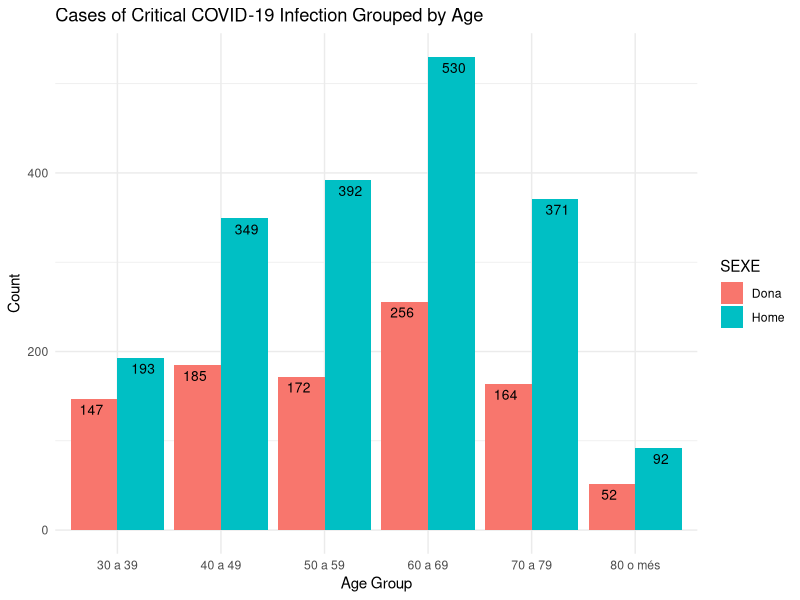
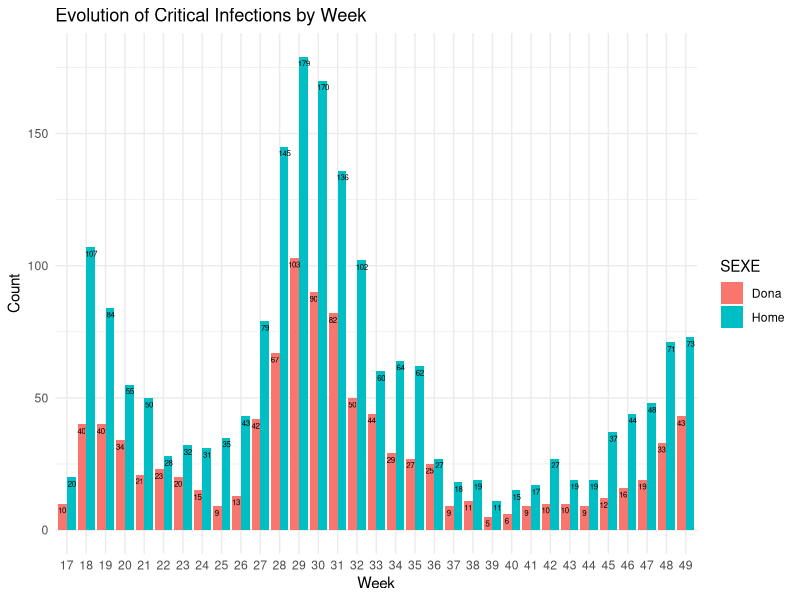
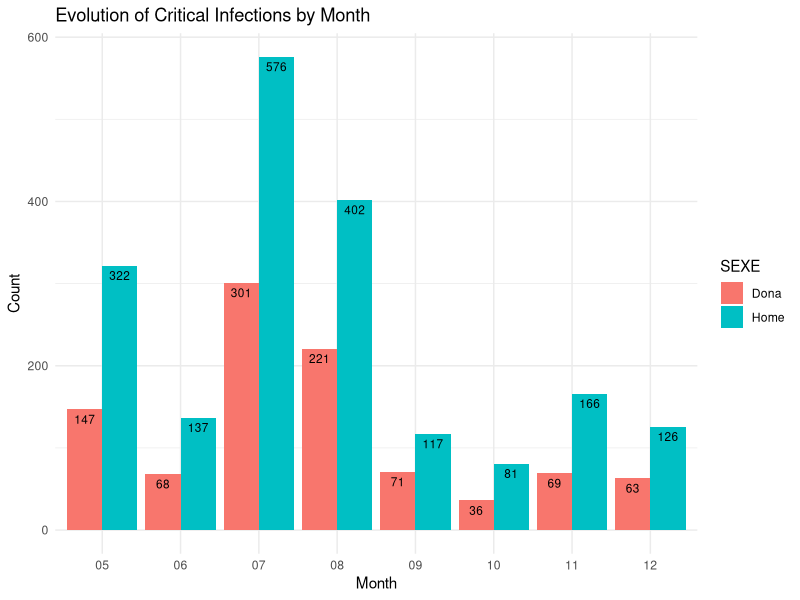
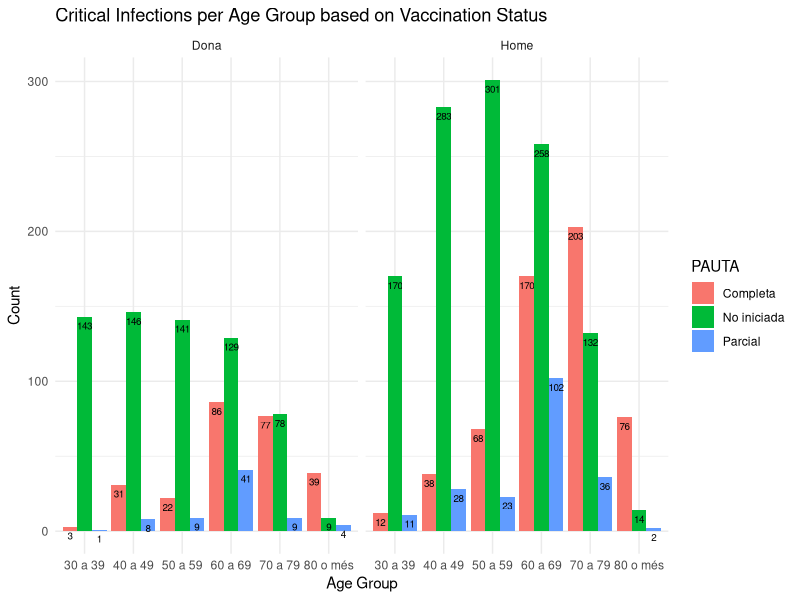
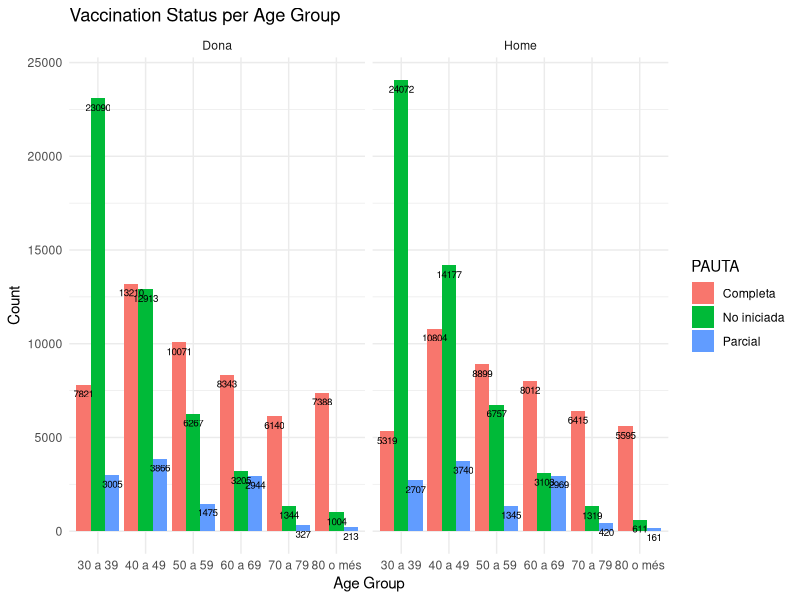
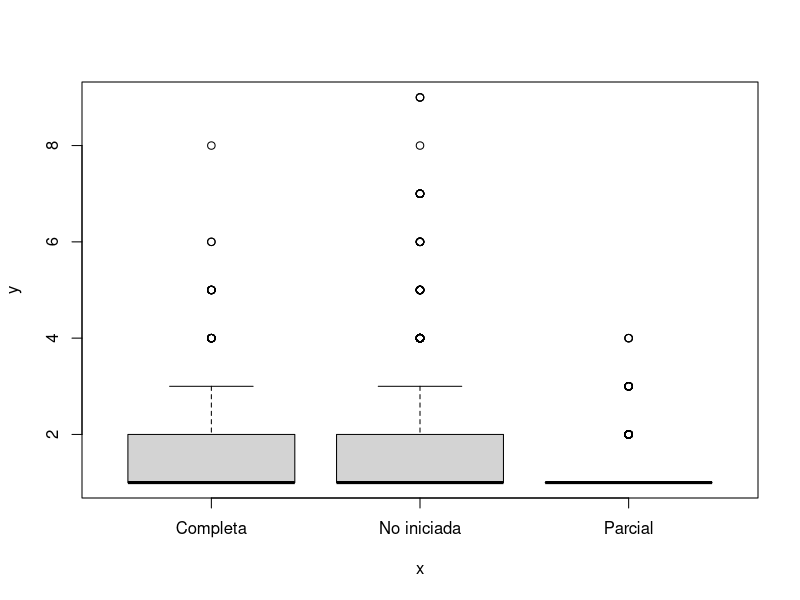
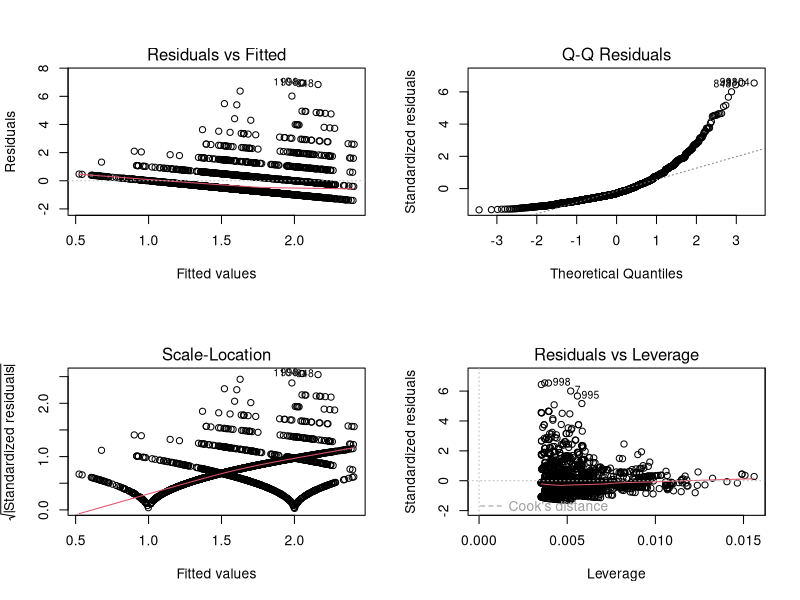
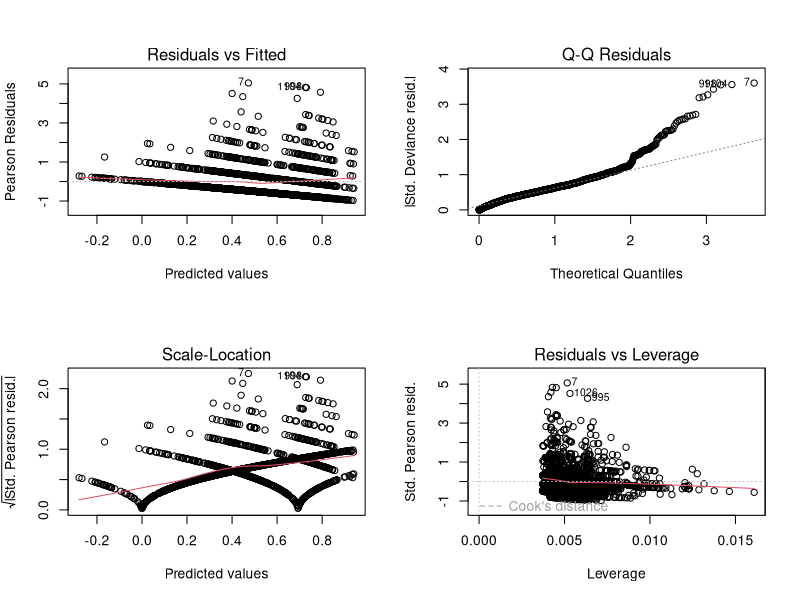

Write the R code that produced these figures, in order.
## ---- chunk 1
rm(list = ls())
knitr::opts_chunk$set(echo = TRUE, warning = F, fig.width = 10)
# setwd("/home/ajo/gitRepos/glm/Deliverable")
library(dplyr)
library(lubridate)
library(ggplot2)
## ---- chunk 2
data <- read.csv("Impacte_del_COVID-19.csv") # Data updated 17.12.21.

clean <- function(data){
  data$DATA <- as.Date(data$DATA, format = "%d/%m/%Y")
  #data$DATA <- parse_date_time(data$DATA, orders = "%d/%m/%Y")
  data$EDAT <- as.factor(data$EDAT)
  covid.data <- data %>% filter(DATA >= "2021-05-01" & DATA < "2021-12-13") %>% 
        filter(EDAT %in% c("30 a 39", "40 a 49", "50 a 59", "60 a 69", "70 a 79", "80 o més"))
        # People with EDAT "No classificat" are not added (these are the same people as "No classificat" in SEXE).
  
  covid.data$PAUTA <- factor(covid.data$PAUTA)
  covid.data$SEXE <- factor(covid.data$SEXE)
  
  # Create week and month variables.
  covid.data$Week <- as.factor(strftime(covid.data$DATA, format = "%W"))
  covid.data$Month <- as.factor(strftime(covid.data$DATA, format = "%m"))
  
  return(covid.data)
}
covid.data <- clean(data) %>% filter(ESDEVENIMENT == "Crítics")
## ---- chunk 3
covid.data.women <- covid.data %>% filter(SEXE == "Dona")
covid.data.men <- covid.data %>% filter(SEXE == "Home")
## ---- chunk 4
count.in.age.group <- function(data){
  data %>% group_by(SEXE, EDAT) %>% summarise(Count = sum(RECOMPTE), .groups = "keep")
}

all <- count.in.age.group(covid.data)
ggplot(all, aes(x = EDAT, y = Count)) + 
  labs(x = "Age Group", y = "Count") +
  geom_col(aes(fill = SEXE), position = "dodge") +
  geom_text(aes(label=Count, group= SEXE), vjust = 1.6, color="black", 
            size=3.5, position = position_dodge(width = 1)) +
  ggtitle("Cases of Critical COVID-19 Infection Grouped by Age") +
  theme_minimal()
## ---- chunk 5
count.each.week <- function(data){
  data %>% group_by(SEXE, Week) %>% summarise(Count = sum(RECOMPTE), .groups = "keep")
}

week.data <- count.each.week(covid.data)
ggplot(data = week.data, aes(x = as.factor(Week), y = Count)) +
  labs(x = "Week", y = "Count") +
  geom_col(aes(fill = SEXE), position = "dodge") +
  geom_text(aes(label=Count, group= SEXE), vjust = 1.6, color="black", 
            size=2, position = position_dodge(width = 1)) +
  ggtitle("Evolution of Critical Infections by Week") +
  theme_minimal()

count.each.month <- function(data){
  data %>% group_by(SEXE, Month) %>% summarise(Count = sum(RECOMPTE), .groups = "keep")
}

month.data <- count.each.month(covid.data)
ggplot(data = month.data, aes(x = as.factor(Month), y = Count)) +
  labs(x = "Month", y = "Count") +
  geom_col(aes(fill = SEXE), position = "dodge") +
  geom_text(aes(label=Count, group= SEXE), vjust = 1.6, color="black", 
            size=3, position = position_dodge(width = 0.9)) +
  ggtitle("Evolution of Critical Infections by Month") +
  theme_minimal()
## ---- chunk 6
group.by.vacc.age.gender <- function(data){
  data %>% group_by(SEXE, EDAT, PAUTA) %>% summarise(Count = sum(RECOMPTE), .groups = "keep")
}
d5 <- group.by.vacc.age.gender(covid.data)

ggplot(d5, aes(x = EDAT, y = Count)) + 
  labs(x = "Age Group", y = "Count") +
  geom_col(aes(fill = PAUTA), position = "dodge") +
  geom_text(aes(label=Count, group= PAUTA), vjust = 1.6, color="black", 
            size=2.5, position = position_dodge(width = 0.9)) +
  ggtitle("Critical Infections per Age Group based on Vaccination Status") +
  facet_wrap(~ SEXE) + 
  theme_minimal()

group.by.vacc.age <- function(data){
  data %>% group_by(EDAT, PAUTA) %>% summarise(Count = sum(RECOMPTE), .groups = "keep") 
}
d4 <- group.by.vacc.age(covid.data.women)
knitr::kable(d4, caption = "Women with Critical Infection as Function of Vaccination Status and Age")
d3 <- group.by.vacc.age(covid.data.men)
knitr::kable(d3, caption = "Men with Critical Infection as Function of Vaccination Status and Age")
## ---- chunk 7
count.vacc.status.in.age.group <- function(data){
  data %>% group_by(SEXE, EDAT, PAUTA) %>% summarise(Count = sum(RECOMPTE), .groups = "keep")
}

vacc.status.per.age <- count.vacc.status.in.age.group(clean(data))
ggplot(vacc.status.per.age, aes(x = EDAT, y = Count)) + 
  labs(x = "Age Group", y = "Count") +
  geom_col(aes(fill = PAUTA), position = "dodge") +
  geom_text(aes(label=Count, group= PAUTA), vjust = 1.6, color="black", 
            size=2.5, position = position_dodge(width = 0.9)) +
  ggtitle("Vaccination Status per Age Group") +
  facet_wrap(~ SEXE) + 
  theme_minimal()
## ---- chunk 8
plot(covid.data$PAUTA, covid.data$RECOMPTE)
## ---- chunk 9
model1 <- lm(RECOMPTE ~ SEXE + EDAT + DATA + PAUTA, data = covid.data) #Blir dette rett?
summary(model1)
par(mfrow = c(2,2))
plot(model1, ask = F)
par(mfrow = c(1,1))
## ---- chunk 10
model2 <- glm(RECOMPTE ~ SEXE + EDAT + DATA + PAUTA, family = poisson(link = "log"), data = covid.data)
summary(model2)
par(mfrow = c(2,2))
plot(model2, ask = F)
par(mfrow = c(1,1))
## ---- chunk 11
# Vanskelig å skjønne hva som blir Y i modellen vår. Tenker kanskje å 
# bruke måneden som en kategorisk variabel, og summere opp RECOMPTE.
# Da kan vi se om vaksinasjonsstatus har noe og si for totalt antall 
# kritiske pasienter i en spesifikk måned.

head(covid.data)
dim(covid.data)
covid.data.aggr <- aggregate(RECOMPTE ~ EDAT + SEXE + PAUTA + Month,
                             covid.data, FUN = sum)
covid.data.aggr$Month <- as.factor(covid.data.aggr$Month)
head(covid.data.aggr)
dim(covid.data.aggr)
# summary(covid.data.aggr)
# str(covid.data.aggr)
## ---- chunk 12
model3 <- lm(RECOMPTE ~ EDAT + SEXE + PAUTA + Month, data = covid.data.aggr)
summary(model3)
par(mfrow = c(2,2))
plot(model3, ask = F)
par(mfrow = c(1,1))
## ---- chunk 13
model4 <- lm(RECOMPTE ~ SEXE + PAUTA + Month, data = covid.data.aggr)
summary(model4)
par(mfrow = c(2,2))
plot(model4, ask = F)
## ---- chunk 14
model5 <- glm(RECOMPTE ~ EDAT + SEXE + PAUTA + Month, data = covid.data.aggr, 
              family = poisson(link = "log"))
summary(model5)
par(mfrow = c(2,2))
plot(model5, ask = F)
# Checking for overdispersion
PS <- sum(residuals(model5, type="pearson")^2)
phi <- PS / model5$df.res
phi
## ---- chunk 15
model6 <- glm(RECOMPTE ~ EDAT + SEXE + PAUTA + Month + PAUTA:Month, data = covid.data.aggr, 
              family = poisson(link = "log"))
summary(model6)
par(mfrow = c(2,2))
plot(model6, ask = F)
# Checking for overdispersion
PS <- sum(residuals(model6, type="pearson")^2)
phi <- PS / model6$df.res
phi
## ---- chunk 16
model7 <- glm(RECOMPTE ~ EDAT + SEXE + PAUTA + Month + PAUTA:Month + EDAT:PAUTA, data = covid.data.aggr, 
              family = poisson(link = "log"))
summary(model7)
par(mfrow = c(2,2))
plot(model7, ask = F)
# Checking for overdispersion
PS <- sum(residuals(model7, type="pearson")^2)
PS
phi <- PS / model7$df.res
phi
anova(model7)
qchisq(0.95, model7$df.res, lower.tail=TRUE)
